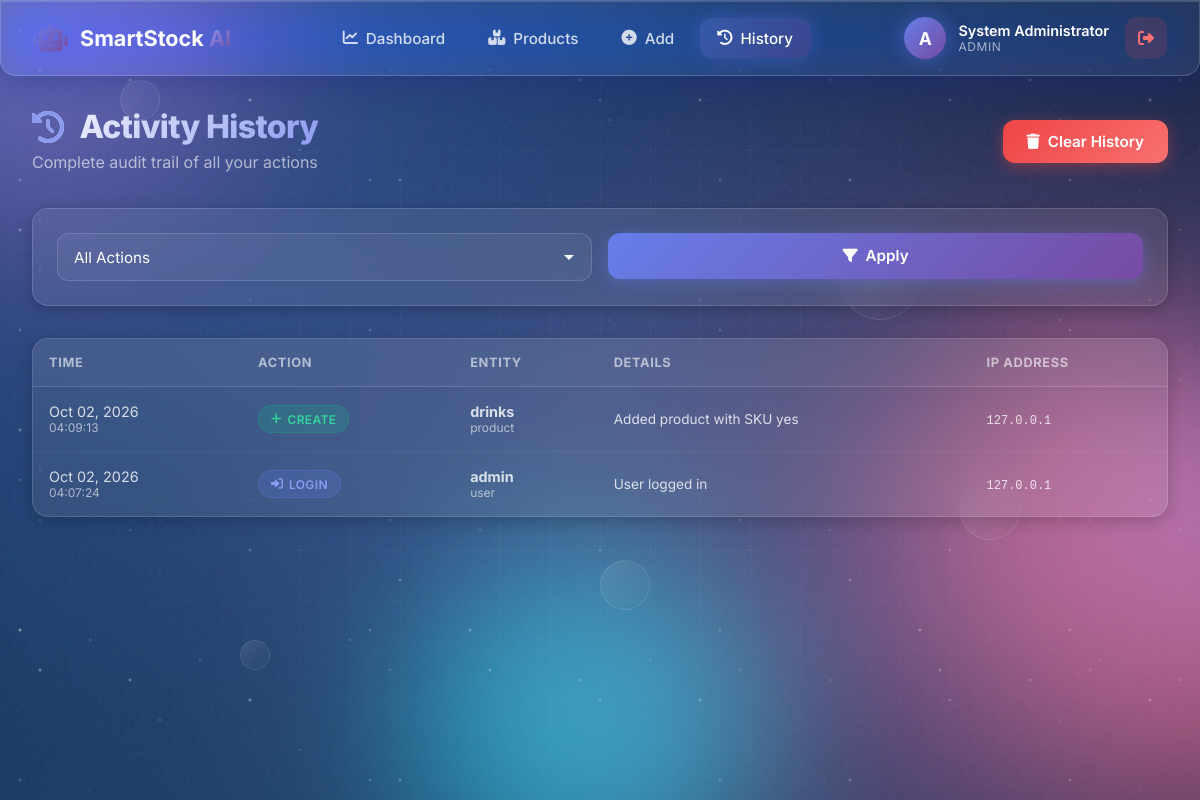
Screenshot of /history (signed in) with the database file from the repository.
### app.py (models this page shows, shortened)
class User(UserMixin, db.Model):
    __tablename__ = 'users'
    id = db.Column(db.Integer, primary_key=True)
    username = db.Column(db.String(80), unique=True, nullable=False, index=True)
    email = db.Column(db.String(120), unique=True, nullable=False, index=True)
    password_hash = db.Column(db.String(255), nullable=False)
    full_name = db.Column(db.String(120))
    role = db.Column(db.String(20), default='user')
    is_active = db.Column(db.Boolean, default=True)
    created_at = db.Column(db.DateTime, default=datetime.utcnow)
    last_login = db.Column(db.DateTime)
    products = db.relationship(
        'Product', backref='owner', lazy='dynamic',
        cascade='all, delete-orphan'
    )
    history = db.relationship(
        'History', backref='user', lazy='dynamic',
        cascade='all, delete-orphan'
    )

class History(db.Model):
    __tablename__ = 'history'
    id = db.Column(db.Integer, primary_key=True)
    action = db.Column(db.String(50), nullable=False)
    entity_type = db.Column(db.String(50))
    entity_id = db.Column(db.Integer)
    entity_name = db.Column(db.String(200))
    details = db.Column(db.Text)
    ip_address = db.Column(db.String(50))
    user_agent = db.Column(db.String(500))
    created_at = db.Column(db.DateTime, default=datetime.utcnow, index=True)
    user_id = db.Column(db.Integer, db.ForeignKey('users.id'), nullable=False)

### app.py (the view)
@app.route('/history')
@login_required
def history():
    page = request.args.get('page', 1, type=int)
    action_filter = request.args.get('action', '').strip()
    query = History.query.filter_by(user_id=current_user.id)
    if action_filter:
        query = query.filter_by(action=action_filter)
    pagination = query.order_by(desc(History.created_at)).paginate(
        page=page, per_page=25, error_out=False
    )
    action_types = db.session.query(History.action)\
        .filter_by(user_id=current_user.id)\
        .distinct().all()
    action_types = [a[0] for a in action_types]
    return render_template(
        'history.html',
        pagination=pagination,
        history_items=pagination.items,
        action_types=action_types,
        selected_action=action_filter,
    )

### app.py (called while the page is built)
@login_manager.user_loader
def load_user(user_id):
    return db.session.get(User, int(user_id))

### templates/history.html (shortened to what this page needs)
{% extends "base.html" %}
{% block content %}
<div class="page-header fade-in">
    <div>
        <h1 class="page-title">
            <i class="fas fa-history"></i> Activity History
        </h1>
        <p class="page-subtitle">Complete audit trail of all your actions</p>
    </div>
    <form method="POST" action="{{ url_for('clear_history') }}"
          onsubmit="return confirm('Clear all history? This cannot be undone.');">
        <button type="submit" class="btn btn-danger">
            <i class="fas fa-trash"></i> Clear History
        </button>
    </form>
</div>
<div class="card mb-4">
    <form method="GET" class="form-row">
        <div class="form-group" style="margin-bottom:0;">
            <select name="action" class="form-select" onchange="this.form.submit()">
                <option value="">All Actions</option>
            </select>
        </div>
        <button type="submit" class="btn btn-primary" style="height: 46px;">
            <i class="fas fa-filter"></i> Apply
        </button>
    </form>
</div>
{% if history_items %}
<div class="table-container">
    <table class="table">
        <thead>
            <tr>
                <th>Time</th>
                <th>Action</th>
                <th>Entity</th>
                <th>Details</th>
                <th>IP Address</th>
            </tr>
        </thead>
        <tbody>
            {% for item in history_items %}
            <tr>
                <td>
                    <div>{{ item.created_at.strftime('%b %d, %Y') }}</div>
                    <div class="text-muted" style="font-size: 0.75rem;">{{ item.created_at.strftime('%H:%M:%S') }}</div>
                </td>
                <td>
                    {% if item.action == 'CREATE' %}
                        <span class="badge badge-success"><i class="fas fa-plus"></i> Create</span>
                    {% elif item.action == 'UPDATE' %}
                        <span class="badge badge-info"><i class="fas fa-edit"></i> Update</span>
                    {% elif item.action == 'DELETE' %}
                        <span class="badge badge-danger"><i class="fas fa-trash"></i> Delete</span>
                    {% elif item.action == 'LOGIN' %}
                        <span class="badge badge-primary"><i class="fas fa-sign-in-alt"></i> Login</span>
                    {% elif item.action == 'LOGOUT' %}
                        <span class="badge badge-warning"><i class="fas fa-sign-out-alt"></i> Logout</span>
                    {% else %}
                        <span class="badge badge-primary">{{ item.action }}</span>
                    {% endif %}
                </td>
                <td>
                    {% if item.entity_name %}
                        <strong>{{ item.entity_name }}</strong>
                        {% if item.entity_type %}
                            <div class="text-muted" style="font-size: 0.75rem;">{{ item.entity_type }}</div>
                        {% endif %}
                    {% else %}
                        <span class="text-muted">-</span>
                    {% endif %}
                </td>
                <td class="text-muted" style="font-size: 0.85rem;">{{ item.details or '-' }}</td>
                <td><code style="font-size: 0.75rem;">{{ item.ip_address or '-' }}</code></td>
            </tr>
            {% endfor %}
        </tbody>
    </table>
</div>
{% else %}
<div class="card text-center" style="padding: 4rem 2rem;">
    <i class="fas fa-inbox" style="font-size: 4rem; color: rgba(255,255,255,0.2); margin-bottom: 1rem;"></i>
    <h3 class="mb-2">No History Yet</h3>
    <p class="text-muted">Your activity will appear here.</p>
</div>
{% endif %}
{% endblock %}

### templates/base.html (shortened to what this page needs)
<!DOCTYPE html>
<html lang="en">
<head>
    <link rel="stylesheet" href="https://cdnjs.cloudflare.com/ajax/libs/font-awesome/6.4.2/css/all.min.css">
    <link rel="stylesheet" href="{{ url_for('static', filename='background.css') }}">
    <link rel="stylesheet" href="{{ url_for('static', filename='style.css') }}">
</head>
<body>
    <div class="animated-bg">
        <div class="aurora"></div>
        <div class="grid-overlay"></div>
        <div class="gradient-orb orb-1"></div>
        <div class="gradient-orb orb-2"></div>
        <div class="gradient-orb orb-3"></div>
        <div class="floating-shape shape-1"></div>
        <div class="floating-shape shape-2"></div>
        <div class="floating-shape shape-3"></div>
        <div class="floating-shape shape-4"></div>
        <div class="floating-shape shape-5"></div>
        <div class="noise"></div>
    </div>
    {% if current_user.is_authenticated %}
    <nav class="navbar glass">
        <div class="nav-container">
            <a href="{{ url_for('dashboard') }}" class="nav-brand">
                <i class="fas fa-robot"></i>
                <span>SmartStock <strong>AI</strong></span>
            </a>
            <div class="nav-links">
                <a href="{{ url_for('dashboard') }}" class="nav-link {% if request.endpoint == 'dashboard' %}active{% endif %}">
                    <i class="fas fa-chart-line"></i> Dashboard
                </a>
                <a href="{{ url_for('products') }}" class="nav-link {% if 'product' in request.endpoint %}active{% endif %}">
                    <i class="fas fa-boxes"></i> Products
                </a>
                <a href="{{ url_for('add_product') }}" class="nav-link">
                    <i class="fas fa-plus-circle"></i> Add
                </a>
                <a href="{{ url_for('history') }}" class="nav-link {% if request.endpoint == 'history' %}active{% endif %}">
                    <i class="fas fa-history"></i> History
                </a>
            </div>
            <div class="nav-user">
                <div class="user-info">
                    <div class="user-avatar">{{ current_user.username[0].upper() }}</div>
                    <div class="user-details">
                        <span class="user-name">{{ current_user.full_name or current_user.username }}</span>
                        <span class="user-role">{{ current_user.role }}</span>
                    </div>
                </div>
                <a href="{{ url_for('logout') }}" class="btn-logout" title="Logout">
                    <i class="fas fa-sign-out-alt"></i>
                </a>
            </div>
        </div>
    </nav>
    {% endif %}
    <main class="main-content">
        {% block content %}{% endblock %}
    </main>
</body>
</html>

### rows the page displays
User: username "A", full_name "System Administrator", role "ADMIN"
History: created_at "Oct 02, 2026", created_at "04:09:13", action "CREATE" (drawn), entity_name "drinks", entity_type "product", details "Added product with SKU yes", ip_address "127.0.0.1"
History: created_at "Oct 02, 2026", created_at "04:07:24", action "LOGIN" (drawn), entity_name "admin", entity_type "user", details "User logged in", ip_address "127.0.0.1"
